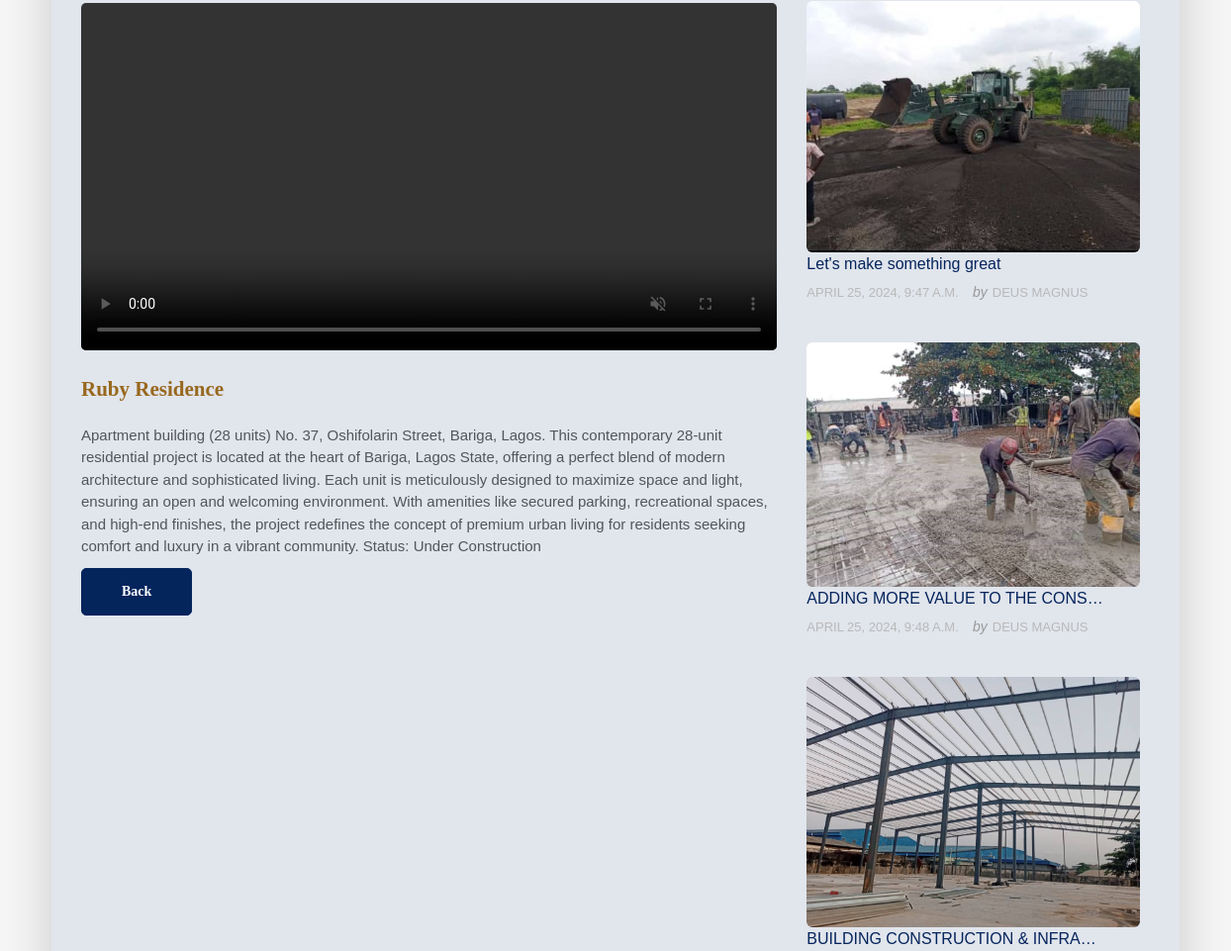
The page /article/3/ (middle part) on the database as committed earlier.
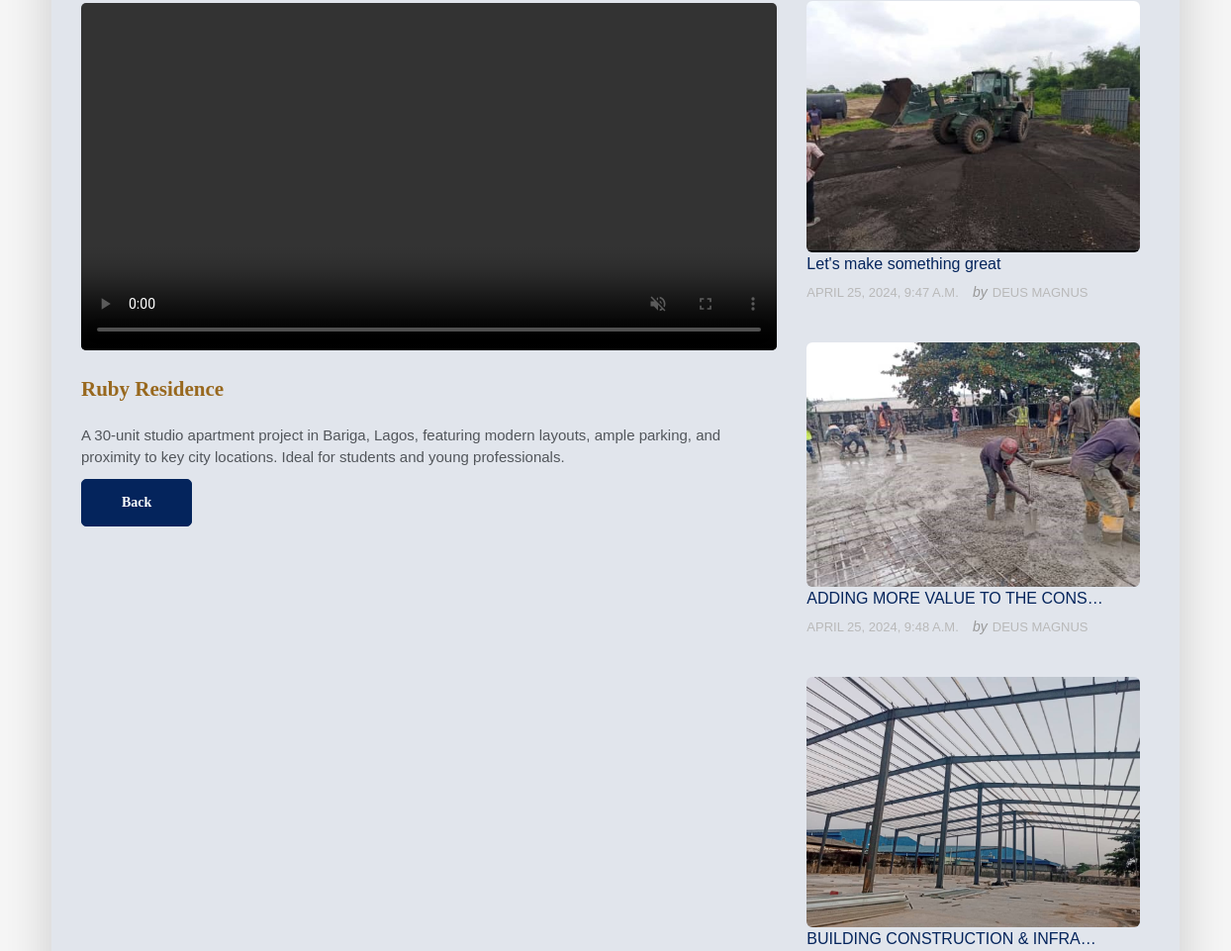
The same page on the database as committed later.
### deus_magnus/models.py (models this page shows, shortened)
class DeusMagnusMainPost(models.Model):
    deus_magnus_title = models.CharField(max_length=255, blank=True, null=True)
    deus_magnus_status = models.CharField(max_length=255, blank=True, null=True)
    deus_magnus_description = models.TextField()
    deus_magnus_slug = models.SlugField (max_length=255,blank=True, null=True)
    deus_manus_video = models.FileField(upload_to='videos/')
    deus_magnus_publish_date = models.DateTimeField (auto_now_add= True)
    deus_magnus_author = models.ForeignKey(User, on_delete=models.CASCADE)
    class Meta:
        ordering =['-deus_magnus_publish_date']

### deus_magnus/views.py (the view, shortened to what this page needs)
# urls.py: path('article/<int:pk>/', ArticleDetailView.as_view(), name="detail"),
class ArticleDetailView(DetailView):
    model = DeusMagnusMainPost
    template_name = 'deus_magnus/article_detail.html'
    def get_context_data(self, **kwargs):
        context = super().get_context_data(**kwargs)
        context['sub_v_imgs'] = VideoSubImage.objects.all()
        return context

### templates/deus_magnus/article_detail.html (shortened to what this page needs)
{% extends "base.html" %}
{% load static %}
{% block content%}
<section class="section gb nopadtop">
    <div class="container">
        <div class="boxed">
            <div class="row">
                <div class="col-md-8">
                    <div class="content blog-list">
                        <div class="blog-wrapper clearfix">
                            <div class="blog-media">
                                <video autoplay muted playsinline loop width="100%"style="border-radius: 5px;" controls >
                                    <source src="{{ object.deus_manus_video.url }}" type="video/mp4">
                                </video>
                            </div>
                            <div class="blog-desc-big">
                                <p style="color: #98681e;font-family: Georgia;"class="lead">{{ object.deus_magnus_title }}</p>
                                <p>{{ object.deus_magnus_description }}</p>
                            </div>
                        </div>
                        <div class="btn-wrapper">
                            <a href=""onclick="history.back(); return false;" class="btn btn-primary"style="border-radius: 5px;font-family: Georgia;"> Back </a>
                        </div>
                    </div>
                </div>
                <div class="sidebar col-md-4">
                    <div class="widget clearfix">
                            <div class="post-widget">
                                {% for sub_v_img in sub_v_imgs %}
                                <div class="media">
                                    <a href="{% url 'sub_video_img_detail' pk=sub_v_img.pk %}">
                                    <img src="{{ sub_v_img.video_sub_image.url }}"height="20px" alt="" class="img-responsive alignleft img-rounded">
                                    </a>
                                    <div class="media-body">
                                        <h5 class="mt-0"><a href="{% url 'sub_video_img_detail' pk=sub_v_img.pk %}">{{ sub_v_img.video_sub_title|truncatechars:30 }}</a></h5>
                                        <div class="blog-meta">
                                            <ul class="list-inline">
                                                <li>{{ sub_v_img.video_sub_publish_date }}</li>
                                                <li><span>by</span>Deus Magnus</li>
                                            </ul>
                                        </div>
                                    </div>
                                </div>
                                {% endfor %}
                            </div>
                    </div>
                </div>
            </div>
        </div>
    </div>
</section>
{% endblock %}

Rows that differ between the two databases and show on the page:
changed DeusMagnusMainPost "Ruby Residence": deus_magnus_description "Apartment building (28 units) No. 37, Oshifolarin Street, Bariga, Lagos. This contemporary 28-unit residential project is located at the heart of Bariga, Lagos State, offering a perfect blend of modern architecture and sophisticated living. Each unit is meticulously designed to maximize space and light, ensuring an open and welcoming environment. With amenities like secured parking, recreational spaces, and high-end finishes, the project redefines the concept of premium urban living for residents seeking comfort and luxury in a vibrant community. Status: Under Construction" → "A 30-unit studio apartment project in Bariga, Lagos, featuring modern layouts, ample parking, and proximity to key city locations. Ideal for students and young professionals."
